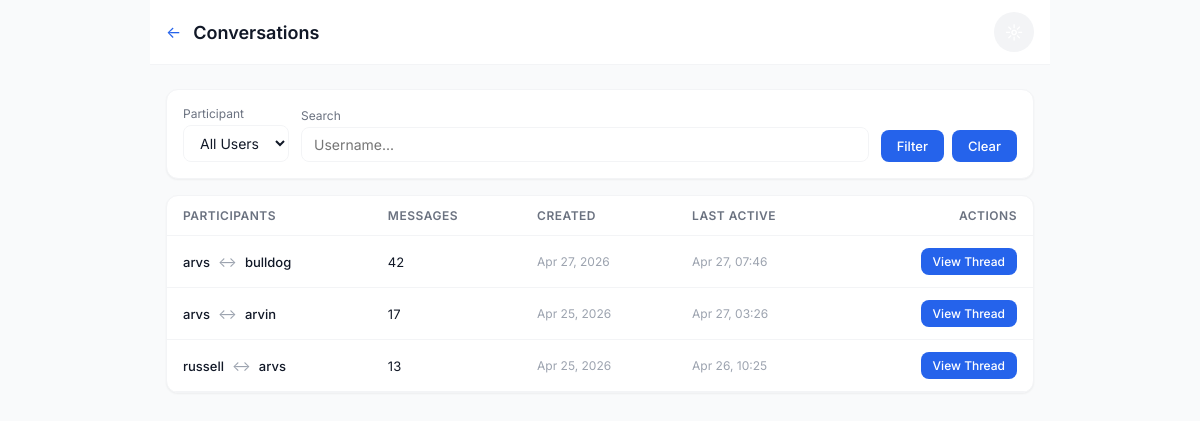
/chat/admin/conversations/ (signed in), run on an earlier commit of the app's database.
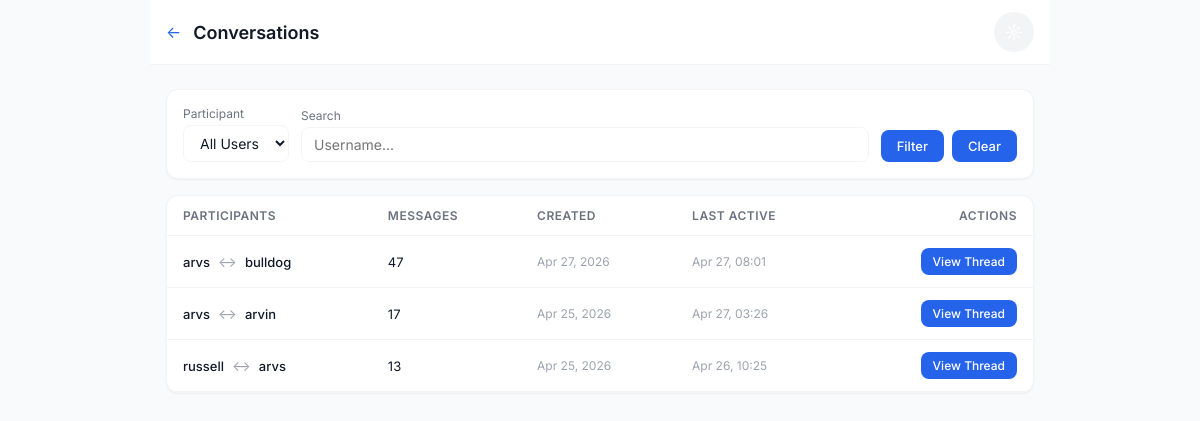
And on a later commit of the database.
### chat/models.py (models this page shows, shortened)
class Conversation(models.Model):
    id = models.UUIDField(primary_key=True, default=uuid.uuid4, editable=False)
    participant1 = models.ForeignKey(User, on_delete=models.CASCADE, related_name='conversations_as_p1')
    participant2 = models.ForeignKey(User, on_delete=models.CASCADE, related_name='conversations_as_p2')
    created_at = models.DateTimeField(auto_now_add=True)
    updated_at = models.DateTimeField(auto_now=True)
    last_message = models.ForeignKey('Message', on_delete=models.SET_NULL, null=True, blank=True, related_name='+')
    class Meta:
        db_table = 'chat_conversation'
        unique_together = ['participant1', 'participant2']
        indexes = [
            models.Index(fields=['participant1', 'participant2']),
            models.Index(fields=['updated_at']),
        ]

### chat/views_admin.py (the view, shortened to what this page needs)
# urls.py: path('admin/conversations/', views_admin.admin_conversations, name='admin_conversations'),
@login_required
@user_passes_test(is_staff_or_admin, login_url='chat_list')
def admin_conversations(request):
    conv_qs = Conversation.objects.select_related(
        'participant1', 'participant2', 'last_message'
    ).annotate(message_count=Count('messages')).order_by('-updated_at')
    user_filter = request.GET.get('user', '')
    search = request.GET.get('search', '').strip()
    if search:
        conv_qs = conv_qs.filter(
            Q(participant1__username__icontains=search) |
            Q(participant2__username__icontains=search)
        )
    paginator = Paginator(conv_qs, 25)
    page_number = request.GET.get('page', 1)
    page_obj = paginator.get_page(page_number)
    users = User.objects.order_by('username')
    return render(request, 'chat/admin/conversations.html', {
        'conversations': page_obj,
        'users': users,
        'user_filter': user_filter,
        'search': search,
        'is_admin': is_admin_only(request.user),
    })

### chat/views_admin.py (called while the page is built)
def is_staff_or_admin(user):
    if user.is_superuser:
        return True
    profile = getattr(user, 'profile', None)
    if profile and profile.role in ('staff', 'admin'):
        return True
    return user.is_staff

def is_admin_only(user):
    if user.is_superuser:
        return True
    profile = getattr(user, 'profile', None)
    if profile and profile.role == 'admin':
        return True
    return False

### chat/templates/chat/admin/conversations.html (shortened to what the changed rows need)
{% extends 'chat/base.html' %}
{% block content %}
<div style="max-width: 900px; margin: 0 auto;">
    <div class="app-bar">
        <div style="display: flex; align-items: center; gap: 12px;">
            <h1>Conversations</h1>
        </div>
    </div>
    <div class="container" style="padding-top: 24px;">
        <div class="card" style="overflow: auto;">
            <table style="width: 100%; border-collapse: collapse; font-size: 14px;">
                <thead>
                    <tr style="border-bottom: 1px solid var(--border-light);">
                        <th style="padding: 12px 16px; text-align: left; font-weight: 600; color: var(--text-secondary); font-size: 12px; text-transform: uppercase; letter-spacing: 0.5px;">Participants</th>
                        <th style="padding: 12px 16px; text-align: left; font-weight: 600; color: var(--text-secondary); font-size: 12px; text-transform: uppercase; letter-spacing: 0.5px;">Messages</th>
                        <th style="padding: 12px 16px; text-align: left; font-weight: 600; color: var(--text-secondary); font-size: 12px; text-transform: uppercase; letter-spacing: 0.5px;">Created</th>
                        <th style="padding: 12px 16px; text-align: left; font-weight: 600; color: var(--text-secondary); font-size: 12px; text-transform: uppercase; letter-spacing: 0.5px;">Last Active</th>
                        <th style="padding: 12px 16px; text-align: right; font-weight: 600; color: var(--text-secondary); font-size: 12px; text-transform: uppercase; letter-spacing: 0.5px;">Actions</th>
                    </tr>
                </thead>
                <tbody>
                    {% for conv in conversations %}
                    <tr style="border-bottom: 1px solid var(--border-light);">
                        <td style="padding: 12px 16px;">
                            <div style="display: flex; align-items: center; gap: 8px;">
                                <span style="font-weight: 500; font-size: 13px;">{{ conv.participant1.username }}</span>
                                <span style="color: var(--text-muted);">&#8596;</span>
                                <span style="font-weight: 500; font-size: 13px;">{{ conv.participant2.username }}</span>
                            </div>
                        </td>
                        <td style="padding: 12px 16px; font-size: 13px;">{{ conv.message_count }}</td>
                        <td style="padding: 12px 16px; font-size: 12px; color: var(--text-muted); white-space: nowrap;">{{ conv.created_at|date:"M d, Y" }}</td>
                        <td style="padding: 12px 16px; font-size: 12px; color: var(--text-muted); white-space: nowrap;">{{ conv.updated_at|date:"M d, H:i" }}</td>
                        <td style="padding: 12px 16px; text-align: right;">
                            <a href="{% url 'admin_conversation_detail' conv.id %}" class="btn" style="padding: 6px 12px; font-size: 12px; text-decoration: none;">View Thread</a>
                        </td>
                    </tr>
                    {% empty %}
                    <tr><td colspan="5" style="padding: 24px; text-align: center; color: var(--text-secondary);">No conversations found</td></tr>
                    {% endfor %}
                </tbody>
            </table>
        </div>
    </div>
</div>
{% endblock %}

What changed in the data, as far as the page shows it:
changed Conversation "bulldog": message_count "42" → "47"; updated_at "Apr 27, 07:46" → "Apr 27, 08:01"
